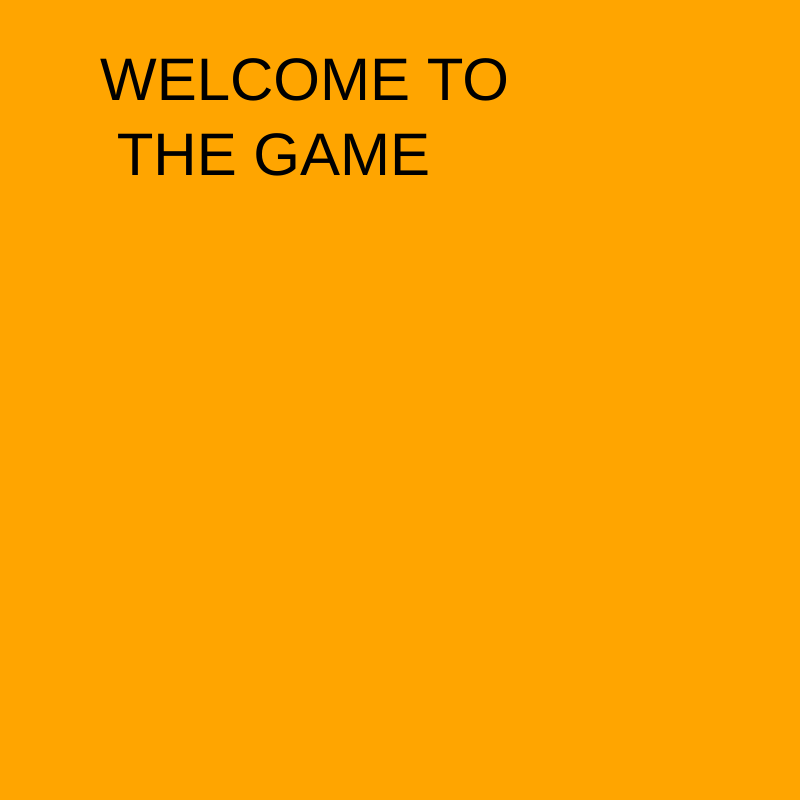
Frame 1 (no input)
Frame 60 (no input): identical to frame 1, image omitted
Frame 120 (the mouse pressed at the canvas centre since frame 60): identical to frame 1, image omitted

The p5.js sketch that drew this single still picture (run headless with seeded random() and noise() and a simulated clock; from frame 60 on, the mouse is pressed at the canvas centre):

// p5.js sketch
// ── sketch.js
var cars = [];
var frogPos;
var myState = 0;
var timer = 0;

function setup() {

  createCanvas(800, 800);
  // spawn cars!!!
  for (var i = 0; i < 5; i++) {
    cars.push(new Car());
  }


  frogPos = createVector(width / 2, height - 80);
  rectMode(CENTER);
  ellipseMode(CENTER);
}

function draw() {

  switch (myState) {

    case 0: // splash screen
      background('orange');
      textSize(60);
      text('WELCOME TO \n THE GAME', 100, 100);
      break;

    case 1: // the game state
      game();
      timer++;
      if (timer > 600) {

        myState = 3;
        timer = 0;
      }
      break;

    case 2: // the win state
      background('orange');
      fill('purple', 100, 100);
      textSize(60);
      text('YOU WON!', 100, 100);
      break;

    case 3: // the lose state
      background('orange');
      fill('red');
      textSize(60);
      text('YOU DONE!', 100, 100);
      break;

  }

}

function mouseReleased() {
  switch (myState) {
    case 0:
      myState = 1;
      break;

    case 2: // the win state!
      resetTheGame()
      myState = 0;
      break;

    case 3: // the lose state!
      resetTheGame()
      myState = 0;
      break;

  }
}
// car class!!
function Car() {
  // attributes
  this.pos = createVector(100, 100);
  this.vel = createVector(random(-5, 5), random(-5, 5));
  this.r = random(255);
  this.g = random(255);
  this.b = random(255);


  // methods
  this.display = function() {
    fill(this.r, this.g, this.b);
    rect(this.pos.x, this.pos.y, 100, 50);
    ellipse(this.pos.x - 45, this.pos.y + 25, 50, 50);
    ellipse(this.pos.x + 45, this.pos.y + 25, 50, 50);
  }

  this.drive = function() {
    this.pos.add(this.vel);

    if (this.pos.x > width) this.pos.x = 0;
    if (this.pos.x < 0) this.pos.x = width;
    if (this.pos.y > height) this.pos.y = 0;
    if (this.pos.y < 0) this.pos.y = height;

  }

}


function checkForKeys() {
  if (keyIsDown(LEFT_ARROW)) frogPos.x = frogPos.x - 5;
  if (keyIsDown(RIGHT_ARROW)) frogPos.x = frogPos.x + 5;
  if (keyIsDown(UP_ARROW)) frogPos.y = frogPos.y - 5;
  if (keyIsDown(DOWN_ARROW)) frogPos.y = frogPos.y + 5;

}

function resetTheGame() {
  car = [];
  for (var i = 0; i < 10; i++) {
    cars.push(new Car());
  }
  timer = 0;

}

function game() {
  background(100);
  for (var i = 0; i < cars.length; i++) {
    cars[i].display();
    cars[i].drive();
    if (cars[i].pos.dist(frogPos) < 50) {
      cars.splice(i, 1);
    }
  }
  if (cars.length == 0) {
    myState = 2;
    frogPos = 0;
  }
  // draw the frog
  fill('green');
  ellipse(frogPos.x, frogPos.y, 60, 60);
  checkForKeys();
}
